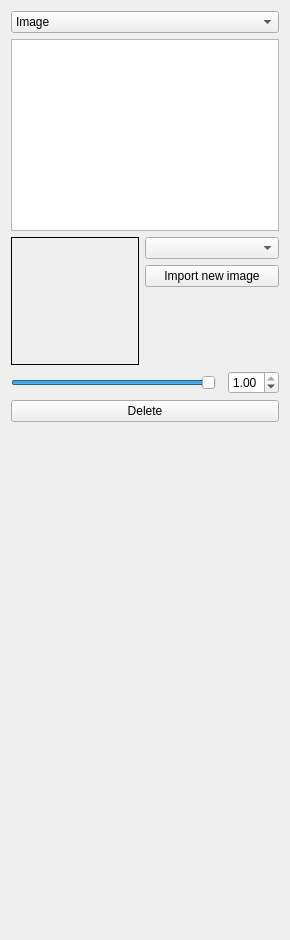
<?xml version="1.0" encoding="UTF-8"?>
<ui version="4.0">
 <class>Form</class>
 <widget class="QWidget" name="Form">
  <property name="geometry">
   <rect>
    <x>0</x>
    <y>0</y>
    <width>290</width>
    <height>940</height>
   </rect>
  </property>
  <property name="windowTitle">
   <string>Form</string>
  </property>
  <layout class="QVBoxLayout" name="verticalLayout_2">
   <item>
    <layout class="QGridLayout" name="gridLayout_2">
     <item row="3" column="0" colspan="2">
      <layout class="QHBoxLayout" name="horizontalLayout">
       <item>
        <widget class="QSlider" name="weight_slider">
         <property name="maximum">
          <number>100</number>
         </property>
         <property name="sliderPosition">
          <number>100</number>
         </property>
         <property name="orientation">
          <enum>Qt::Horizontal</enum>
         </property>
        </widget>
       </item>
       <item>
        <widget class="Line" name="line">
         <property name="orientation">
          <enum>Qt::Horizontal</enum>
         </property>
        </widget>
       </item>
       <item>
        <widget class="QDoubleSpinBox" name="weight_spinbox">
         <property name="maximum">
          <double>1.000000000000000</double>
         </property>
         <property name="singleStep">
          <double>0.010000000000000</double>
         </property>
         <property name="value">
          <double>1.000000000000000</double>
         </property>
        </widget>
       </item>
      </layout>
     </item>
     <item row="1" column="0" colspan="2">
      <widget class="QPlainTextEdit" name="plainTextEdit"/>
     </item>
     <item row="2" column="0" colspan="2">
      <layout class="QFormLayout" name="image_form">
       <property name="formAlignment">
        <set>Qt::AlignLeading|Qt::AlignLeft|Qt::AlignTop</set>
       </property>
       <item row="0" column="0">
        <widget class="QLabel" name="image_container">
         <property name="sizePolicy">
          <sizepolicy hsizetype="Minimum" vsizetype="Preferred">
           <horstretch>0</horstretch>
           <verstretch>0</verstretch>
          </sizepolicy>
         </property>
         <property name="minimumSize">
          <size>
           <width>128</width>
           <height>128</height>
          </size>
         </property>
         <property name="maximumSize">
          <size>
           <width>128</width>
           <height>128</height>
          </size>
         </property>
         <property name="styleSheet">
          <string notr="true">border: 1px solid black</string>
         </property>
         <property name="text">
          <string/>
         </property>
        </widget>
       </item>
       <item row="0" column="1">
        <layout class="QVBoxLayout" name="verticalLayout">
         <item>
          <widget class="QComboBox" name="layer_combobox"/>
         </item>
         <item>
          <widget class="QPushButton" name="import_image_button">
           <property name="text">
            <string>Import new image</string>
           </property>
          </widget>
         </item>
         <item>
          <spacer name="image_spacer">
           <property name="orientation">
            <enum>Qt::Vertical</enum>
           </property>
           <property name="sizeHint" stdset="0">
            <size>
             <width>20</width>
             <height>40</height>
            </size>
           </property>
          </spacer>
         </item>
        </layout>
       </item>
      </layout>
     </item>
     <item row="5" column="1">
      <spacer name="verticalSpacer">
       <property name="orientation">
        <enum>Qt::Vertical</enum>
       </property>
       <property name="sizeHint" stdset="0">
        <size>
         <width>20</width>
         <height>40</height>
        </size>
       </property>
      </spacer>
     </item>
     <item row="0" column="0" colspan="2">
      <widget class="QComboBox" name="image_or_text_combobox">
       <item>
        <property name="text">
         <string>Image</string>
        </property>
       </item>
       <item>
        <property name="text">
         <string>Text</string>
        </property>
       </item>
      </widget>
     </item>
     <item row="4" column="0" colspan="2">
      <widget class="QPushButton" name="delete_button">
       <property name="text">
        <string>Delete</string>
       </property>
      </widget>
     </item>
    </layout>
   </item>
   <item>
    <spacer name="verticalSpacer_2">
     <property name="orientation">
      <enum>Qt::Vertical</enum>
     </property>
     <property name="sizeHint" stdset="0">
      <size>
       <width>20</width>
       <height>40</height>
      </size>
     </property>
    </spacer>
   </item>
  </layout>
 </widget>
 <resources/>
 <connections/>
</ui>
